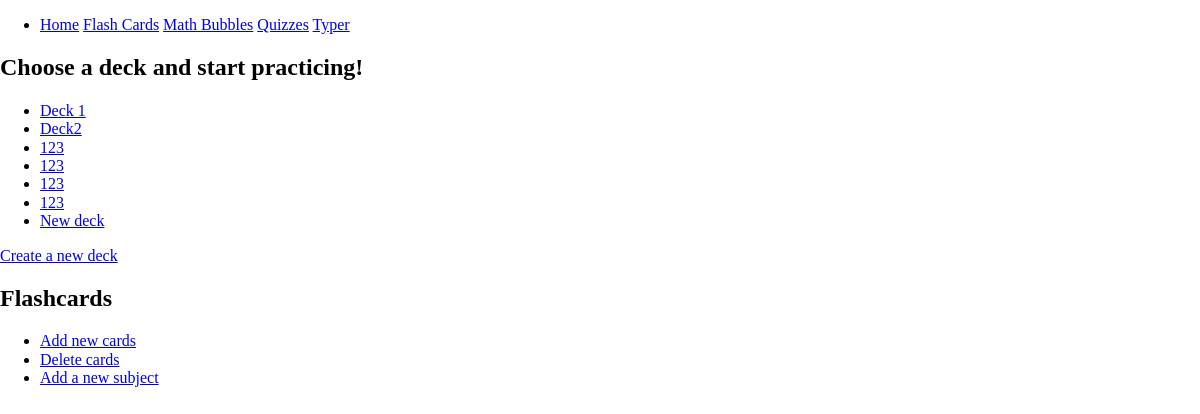
The page /flashcards/flashcard-menu on the database its author committed.
### flashcard/models.py (models this page shows, shortened)
class Deck(models.Model):
    id = models.UUIDField(primary_key=True,
                          default=uuid.uuid4,
                          editable=False)
    name = models.CharField(max_length=30, blank=False, null=False, default="")
    flashcards = models.ManyToManyField(Flashcard)

### flashcard/views.py (the view)
# urls.py: path("flashcard-menu", views.flashcards_menu, name="flashcard-menu"),
def flashcards_menu(request):
    decks = Deck.objects.all()
    template = get_template("flashcard/flashcards_menu.html")
    return HttpResponse(template.render({"decks": decks}, request))

### flashcard/templates/flashcard/flashcards_menu.html
{% extends 'base.html' %}
{% block content %}
<section>
    <h2>Choose a deck and start practicing!</h2>
    <ul>
        {% for deck in decks %}
        <li><a href={% url 'flashcards:play_flashcards' deck.id %}>{{ deck.name }}</a></li>
        {% endfor %}
    </ul>
</section>
<section>
    <a href={% url 'flashcards:create_deck' %}>Create a new deck</a>
</section>
<section>
    <h2>Flashcards</h2>
    <ul>
        <li><a href={% url 'flashcards:create_flashcard'%}>Add new cards</a></li>
        <li><a href={% url 'flashcards:delete_flashcard' %}>Delete cards</a></li>
        <li><a href={% url 'flashcards:create_subject' %}>Add a new subject</a></li>
    </ul>
</section>
{% endblock %}

### rows shown on the page
Deck: name "Deck 1"
Deck: name "Deck2"
Deck: name "123"
Deck: name "123"
Deck: name "123"
Deck: name "123"
Deck: name "New deck"
